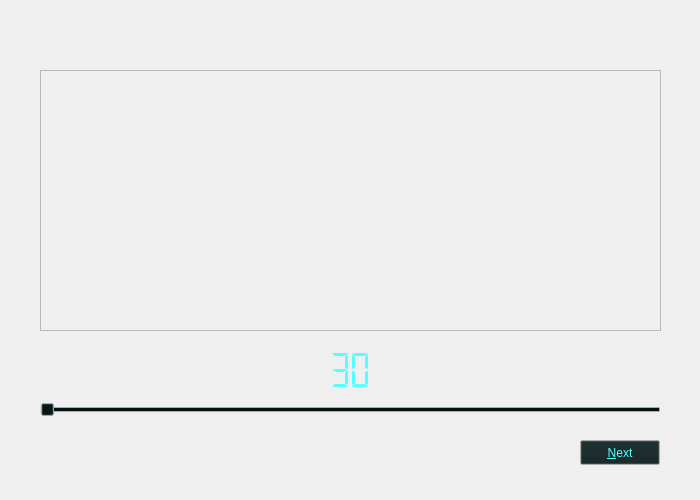
<?xml version="1.0" encoding="UTF-8"?>
<ui version="4.0">
 <class>GeneticScreen</class>
 <widget class="QWidget" name="GeneticScreen">
  <property name="geometry">
   <rect>
    <x>0</x>
    <y>0</y>
    <width>700</width>
    <height>500</height>
   </rect>
  </property>
  <property name="minimumSize">
   <size>
    <width>700</width>
    <height>500</height>
   </size>
  </property>
  <property name="maximumSize">
   <size>
    <width>700</width>
    <height>500</height>
   </size>
  </property>
  <property name="windowTitle">
   <string>Form</string>
  </property>
  <widget class="QStackedWidget" name="stackedWidget">
   <property name="geometry">
    <rect>
     <x>0</x>
     <y>0</y>
     <width>700</width>
     <height>500</height>
    </rect>
   </property>
   <widget class="QWidget" name="geneticScreenPage">
    <property name="minimumSize">
     <size>
      <width>700</width>
      <height>500</height>
     </size>
    </property>
    <property name="maximumSize">
     <size>
      <width>700</width>
      <height>500</height>
     </size>
    </property>
    <widget class="QLabel" name="background">
     <property name="geometry">
      <rect>
       <x>0</x>
       <y>0</y>
       <width>700</width>
       <height>500</height>
      </rect>
     </property>
     <property name="minimumSize">
      <size>
       <width>700</width>
       <height>500</height>
      </size>
     </property>
     <property name="maximumSize">
      <size>
       <width>700</width>
       <height>500</height>
      </size>
     </property>
     <property name="text">
      <string/>
     </property>
     <property name="pixmap">
      <pixmap resource="../../resources.qrc">:/src/resources/backgrounds/main.png</pixmap>
     </property>
    </widget>
    <widget class="QPushButton" name="nextButton">
     <property name="geometry">
      <rect>
       <x>580</x>
       <y>440</y>
       <width>80</width>
       <height>25</height>
      </rect>
     </property>
     <property name="palette">
      <palette>
       <active>
        <colorrole role="Button">
         <brush brushstyle="SolidPattern">
          <color alpha="255">
           <red>18</red>
           <green>34</green>
           <blue>34</blue>
          </color>
         </brush>
        </colorrole>
        <colorrole role="ButtonText">
         <brush brushstyle="SolidPattern">
          <color alpha="255">
           <red>85</red>
           <green>255</green>
           <blue>255</blue>
          </color>
         </brush>
        </colorrole>
       </active>
       <inactive>
        <colorrole role="Button">
         <brush brushstyle="SolidPattern">
          <color alpha="255">
           <red>18</red>
           <green>34</green>
           <blue>34</blue>
          </color>
         </brush>
        </colorrole>
        <colorrole role="ButtonText">
         <brush brushstyle="SolidPattern">
          <color alpha="255">
           <red>85</red>
           <green>255</green>
           <blue>255</blue>
          </color>
         </brush>
        </colorrole>
       </inactive>
       <disabled>
        <colorrole role="Button">
         <brush brushstyle="SolidPattern">
          <color alpha="255">
           <red>18</red>
           <green>34</green>
           <blue>34</blue>
          </color>
         </brush>
        </colorrole>
        <colorrole role="ButtonText">
         <brush brushstyle="SolidPattern">
          <color alpha="255">
           <red>119</red>
           <green>119</green>
           <blue>119</blue>
          </color>
         </brush>
        </colorrole>
       </disabled>
      </palette>
     </property>
     <property name="text">
      <string>&amp;Next</string>
     </property>
    </widget>
    <widget class="QSlider" name="generationSlider">
     <property name="geometry">
      <rect>
       <x>40</x>
       <y>400</y>
       <width>621</width>
       <height>20</height>
      </rect>
     </property>
     <property name="palette">
      <palette>
       <active>
        <colorrole role="Button">
         <brush brushstyle="SolidPattern">
          <color alpha="255">
           <red>0</red>
           <green>16</green>
           <blue>16</blue>
          </color>
         </brush>
        </colorrole>
        <colorrole role="Base">
         <brush brushstyle="SolidPattern">
          <color alpha="255">
           <red>255</red>
           <green>255</green>
           <blue>255</blue>
          </color>
         </brush>
        </colorrole>
        <colorrole role="Highlight">
         <brush brushstyle="SolidPattern">
          <color alpha="255">
           <red>0</red>
           <green>255</green>
           <blue>255</blue>
          </color>
         </brush>
        </colorrole>
       </active>
       <inactive>
        <colorrole role="Button">
         <brush brushstyle="SolidPattern">
          <color alpha="255">
           <red>0</red>
           <green>16</green>
           <blue>16</blue>
          </color>
         </brush>
        </colorrole>
        <colorrole role="Base">
         <brush brushstyle="SolidPattern">
          <color alpha="255">
           <red>255</red>
           <green>255</green>
           <blue>255</blue>
          </color>
         </brush>
        </colorrole>
        <colorrole role="Highlight">
         <brush brushstyle="SolidPattern">
          <color alpha="255">
           <red>0</red>
           <green>255</green>
           <blue>255</blue>
          </color>
         </brush>
        </colorrole>
       </inactive>
       <disabled>
        <colorrole role="Button">
         <brush brushstyle="SolidPattern">
          <color alpha="255">
           <red>0</red>
           <green>16</green>
           <blue>16</blue>
          </color>
         </brush>
        </colorrole>
        <colorrole role="Base">
         <brush brushstyle="SolidPattern">
          <color alpha="255">
           <red>238</red>
           <green>238</green>
           <blue>238</blue>
          </color>
         </brush>
        </colorrole>
        <colorrole role="Highlight">
         <brush brushstyle="SolidPattern">
          <color alpha="255">
           <red>159</red>
           <green>159</green>
           <blue>159</blue>
          </color>
         </brush>
        </colorrole>
       </disabled>
      </palette>
     </property>
     <property name="maximum">
      <number>30</number>
     </property>
     <property name="pageStep">
      <number>1</number>
     </property>
     <property name="tracking">
      <bool>true</bool>
     </property>
     <property name="orientation">
      <enum>Qt::Horizontal</enum>
     </property>
     <property name="invertedAppearance">
      <bool>false</bool>
     </property>
     <property name="invertedControls">
      <bool>false</bool>
     </property>
     <property name="tickPosition">
      <enum>QSlider::NoTicks</enum>
     </property>
     <property name="tickInterval">
      <number>0</number>
     </property>
    </widget>
    <widget class="QLCDNumber" name="generationNumber">
     <property name="geometry">
      <rect>
       <x>210</x>
       <y>350</y>
       <width>281</width>
       <height>41</height>
      </rect>
     </property>
     <property name="palette">
      <palette>
       <active>
        <colorrole role="WindowText">
         <brush brushstyle="SolidPattern">
          <color alpha="255">
           <red>85</red>
           <green>255</green>
           <blue>255</blue>
          </color>
         </brush>
        </colorrole>
        <colorrole role="Text">
         <brush brushstyle="SolidPattern">
          <color alpha="255">
           <red>85</red>
           <green>255</green>
           <blue>255</blue>
          </color>
         </brush>
        </colorrole>
        <colorrole role="PlaceholderText">
         <brush brushstyle="SolidPattern">
          <color alpha="128">
           <red>85</red>
           <green>255</green>
           <blue>255</blue>
          </color>
         </brush>
        </colorrole>
       </active>
       <inactive>
        <colorrole role="WindowText">
         <brush brushstyle="SolidPattern">
          <color alpha="255">
           <red>85</red>
           <green>255</green>
           <blue>255</blue>
          </color>
         </brush>
        </colorrole>
        <colorrole role="Text">
         <brush brushstyle="SolidPattern">
          <color alpha="255">
           <red>85</red>
           <green>255</green>
           <blue>255</blue>
          </color>
         </brush>
        </colorrole>
        <colorrole role="PlaceholderText">
         <brush brushstyle="SolidPattern">
          <color alpha="128">
           <red>85</red>
           <green>255</green>
           <blue>255</blue>
          </color>
         </brush>
        </colorrole>
       </inactive>
       <disabled>
        <colorrole role="WindowText">
         <brush brushstyle="SolidPattern">
          <color alpha="255">
           <red>119</red>
           <green>119</green>
           <blue>119</blue>
          </color>
         </brush>
        </colorrole>
        <colorrole role="Text">
         <brush brushstyle="SolidPattern">
          <color alpha="255">
           <red>119</red>
           <green>119</green>
           <blue>119</blue>
          </color>
         </brush>
        </colorrole>
        <colorrole role="PlaceholderText">
         <brush brushstyle="SolidPattern">
          <color alpha="128">
           <red>0</red>
           <green>0</green>
           <blue>0</blue>
          </color>
         </brush>
        </colorrole>
       </disabled>
      </palette>
     </property>
     <property name="font">
      <font>
       <pointsize>11</pointsize>
      </font>
     </property>
     <property name="frameShape">
      <enum>QFrame::NoFrame</enum>
     </property>
     <property name="frameShadow">
      <enum>QFrame::Plain</enum>
     </property>
     <property name="lineWidth">
      <number>0</number>
     </property>
     <property name="smallDecimalPoint">
      <bool>false</bool>
     </property>
     <property name="digitCount">
      <number>2</number>
     </property>
     <property name="segmentStyle">
      <enum>QLCDNumber::Flat</enum>
     </property>
     <property name="value" stdset="0">
      <double>30.000000000000000</double>
     </property>
    </widget>
    <widget class="QLabel" name="generationLabel">
     <property name="geometry">
      <rect>
       <x>40</x>
       <y>70</y>
       <width>621</width>
       <height>261</height>
      </rect>
     </property>
     <property name="frameShape">
      <enum>QFrame::StyledPanel</enum>
     </property>
     <property name="text">
      <string/>
     </property>
    </widget>
   </widget>
  </widget>
 </widget>
 <resources>
  <include location="../../resources.qrc"/>
 </resources>
 <connections/>
</ui>
